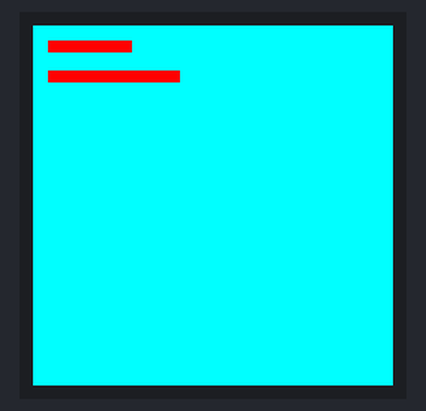
Bench run of a program on a simulated Raspberry Pi Pico running MicroPython. Shown: 240×240 colour display. Library files of the repository ran but are not shown: st7789.py; what the program prints to the serial console is not drawn.

Above: at 0.5 s.

The program:

main.py
```python
"""
SPDX-License-Identifier: MIT
Copyright (c) 2025 Greg Merritt <gregm123456>

Minimal MicroPython example for Waveshare Pico LCD 1.3 (ST7789) on Pico 2W.
- Draws a simple color bar and text.
- Reads two buttons (KEY_A, KEY_B) and toggles the screen color when pressed.

This script is written to be mpremote-friendly. From macOS in a venv with mpremote installed:

# Copy file to the board
mpremote connect serial://auto fs put micropython/main.py :/main.py
# Or run it directly
mpremote connect serial://auto run :/main.py

Adjust pins if your wiring differs. This example assumes the Waveshare module is seated directly on the Pico header using the Waveshare default pin mapping.
"""

from machine import Pin, SPI
import time

# --- Pin mapping (Waveshare defaults when module is seated on header) ---
LCD_SCLK = 10   # GP10
LCD_MOSI = 11   # GP11
LCD_CS   = 9    # GP9
LCD_DC   = 8    # GP8
LCD_RESET= 12   # GP12
LCD_BL   = 13   # GP13

KEY_A_PIN = 15  # GP15
KEY_B_PIN = 17  # GP17

# Import the local st7789 driver
try:
    from st7789 import ST7789
    st7789_available = True
except ImportError:
    try:
        import st7789
        st7789_available = True
    except ImportError:
        st7789_available = False
        print("st7789 driver not found — skipping display init")

# Helper: initialize SPI + display driver if available
def init_display():
    # Use SPI1 with explicit pin assignments for Waveshare LCD 1.3
    spi = SPI(1, baudrate=40000000, sck=Pin(LCD_SCLK), mosi=Pin(LCD_MOSI))
    dc = Pin(LCD_DC, Pin.OUT)
    cs = Pin(LCD_CS, Pin.OUT)
    rst = Pin(LCD_RESET, Pin.OUT)
    bl = Pin(LCD_BL, Pin.OUT)

    # Reset sequence
    rst.value(0)
    time.sleep_ms(50)
    rst.value(1)
    time.sleep_ms(50)

    # Turn on backlight
    bl.value(1)

    if not st7789_available:
        return None

    disp = ST7789(spi, 240, 240, reset=rst, cs=cs, dc=dc, rotation=0)
    disp.init()
    return disp

# Simple pattern draw
def draw_test(disp, color_index=0):
    colors = [0xF800, 0x07E0, 0x001F, 0xFFE0, 0xF81F, 0x07FF]
    if disp is None:
        print(f"Would draw color {colors[color_index % len(colors)]:04x}")
        return
    w = 240
    h = 240
    c = colors[color_index % len(colors)]
    # fill screen with color
    disp.fill(c)
    # write some text in inverse color
    inv = 0xFFFF ^ c & 0xFFFF
    try:
        disp.text("Pico 2W", 10, 10, inv)
        disp.text("ST7789 demo", 10, 30, inv)
    except Exception:
        pass

# Button setup (active-low expected on Waveshare button wiring)
key_a = Pin(KEY_A_PIN, Pin.IN, Pin.PULL_UP)
key_b = Pin(KEY_B_PIN, Pin.IN, Pin.PULL_UP)

# Main

disp = init_display()
color_idx = 0
last_a = key_a.value()
last_b = key_b.value()

draw_test(disp, color_idx)

print("Starting main loop. Press buttons to change color. Ctrl-C to stop.")
try:
    while True:
        a = key_a.value()
        b = key_b.value()
        # falling edge detection (pressed)
        if last_a == 1 and a == 0:
            color_idx += 1
            draw_test(disp, color_idx)
            print("KEY_A pressed")
        if last_b == 1 and b == 0:
            color_idx -= 1
            draw_test(disp, color_idx)
            print("KEY_B pressed")
        last_a = a
        last_b = b
        time.sleep_ms(50)
except KeyboardInterrupt:
    print("Stopped by user")
    if disp:
        try:
            disp.fill(0x0000)
        except Exception:
            pass
    # turn off backlight
    try:
        Pin(LCD_BL, Pin.OUT).value(0)
    except Exception:
        pass
```
